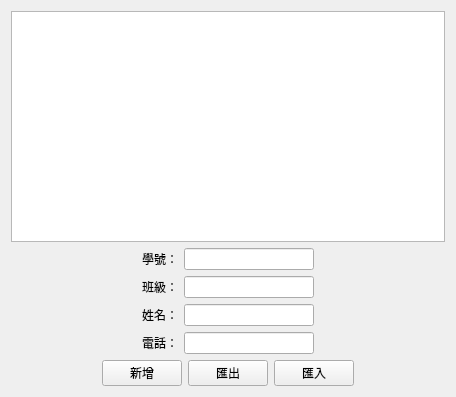
<?xml version="1.0" encoding="UTF-8"?>
<ui version="4.0">
 <class>MyWidget</class>
 <widget class="QWidget" name="MyWidget">
  <property name="geometry">
   <rect>
    <x>0</x>
    <y>0</y>
    <width>456</width>
    <height>397</height>
   </rect>
  </property>
  <property name="windowTitle">
   <string>MyWidget</string>
  </property>
  <layout class="QVBoxLayout" name="verticalLayout_3">
   <item>
    <layout class="QHBoxLayout" name="horizontalLayout_3">
     <item>
      <widget class="QTableWidget" name="tableWidget"/>
     </item>
    </layout>
   </item>
   <item>
    <layout class="QHBoxLayout" name="horizontalLayout_2">
     <item>
      <spacer name="horizontalSpacer_2">
       <property name="orientation">
        <enum>Qt::Orientation::Horizontal</enum>
       </property>
       <property name="sizeHint" stdset="0">
        <size>
         <width>40</width>
         <height>20</height>
        </size>
       </property>
      </spacer>
     </item>
     <item>
      <layout class="QVBoxLayout" name="verticalLayout_2">
       <item>
        <widget class="QLabel" name="label">
         <property name="text">
          <string>學號：</string>
         </property>
        </widget>
       </item>
       <item>
        <widget class="QLabel" name="label_2">
         <property name="text">
          <string>班級：</string>
         </property>
        </widget>
       </item>
       <item>
        <widget class="QLabel" name="label_3">
         <property name="text">
          <string>姓名：</string>
         </property>
        </widget>
       </item>
       <item>
        <widget class="QLabel" name="label_4">
         <property name="text">
          <string>電話：</string>
         </property>
        </widget>
       </item>
      </layout>
     </item>
     <item>
      <layout class="QVBoxLayout" name="verticalLayout">
       <item>
        <widget class="QLineEdit" name="lineEdit"/>
       </item>
       <item>
        <widget class="QLineEdit" name="lineEdit_2"/>
       </item>
       <item>
        <widget class="QLineEdit" name="lineEdit_3"/>
       </item>
       <item>
        <widget class="QLineEdit" name="lineEdit_4"/>
       </item>
      </layout>
     </item>
     <item>
      <spacer name="horizontalSpacer">
       <property name="orientation">
        <enum>Qt::Orientation::Horizontal</enum>
       </property>
       <property name="sizeHint" stdset="0">
        <size>
         <width>40</width>
         <height>20</height>
        </size>
       </property>
      </spacer>
     </item>
    </layout>
   </item>
   <item>
    <layout class="QHBoxLayout" name="horizontalLayout">
     <item>
      <spacer name="horizontalSpacer_3">
       <property name="orientation">
        <enum>Qt::Orientation::Horizontal</enum>
       </property>
       <property name="sizeHint" stdset="0">
        <size>
         <width>40</width>
         <height>20</height>
        </size>
       </property>
      </spacer>
     </item>
     <item>
      <widget class="QPushButton" name="pushButton">
       <property name="text">
        <string>新增</string>
       </property>
      </widget>
     </item>
     <item>
      <widget class="QPushButton" name="pushButton_2">
       <property name="text">
        <string>匯出</string>
       </property>
      </widget>
     </item>
     <item>
      <widget class="QPushButton" name="pushButton_3">
       <property name="text">
        <string>匯入</string>
       </property>
      </widget>
     </item>
     <item>
      <spacer name="horizontalSpacer_4">
       <property name="orientation">
        <enum>Qt::Orientation::Horizontal</enum>
       </property>
       <property name="sizeHint" stdset="0">
        <size>
         <width>40</width>
         <height>20</height>
        </size>
       </property>
      </spacer>
     </item>
    </layout>
   </item>
  </layout>
 </widget>
 <resources/>
 <connections/>
</ui>
